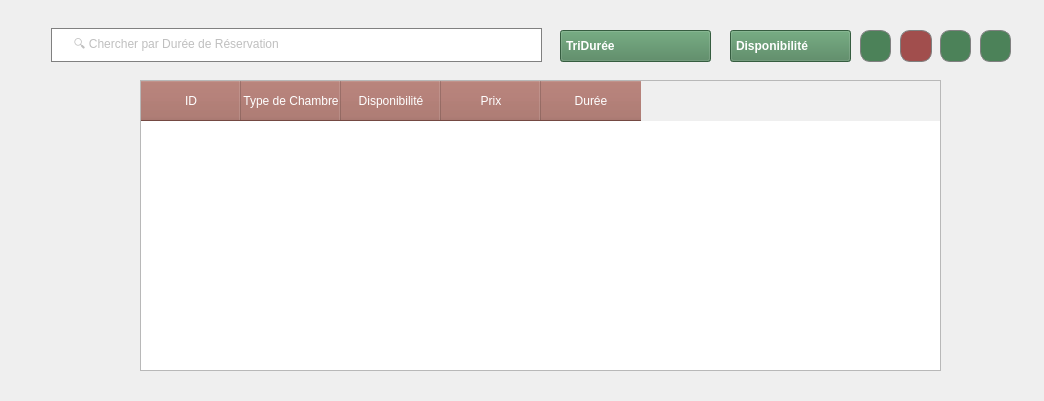
         <widget class="QWidget" name="scrollAreaWidgetContents_9">
          <property name="geometry">
           <rect>
            <x>0</x>
            <y>0</y>
            <width>1044</width>
            <height>401</height>
           </rect>
          </property>
          <property name="sizePolicy">
           <sizepolicy hsizetype="Expanding" vsizetype="Expanding">
            <horstretch>0</horstretch>
            <verstretch>0</verstretch>
           </sizepolicy>
          </property>
          <widget class="QTableWidget" name="tableWidget_7">
           <property name="geometry">
            <rect>
             <x>140</x>
             <y>80</y>
             <width>801</width>
             <height>291</height>
            </rect>
           </property>
           <property name="styleSheet">
            <string notr="true">QHeaderView::section
{
background-color:rgb(163,102,92);
width:120px;

height:40px;
color:white;
}

QTableWidget::item
{
padding:5px;
}

</string>
           </property>
           <attribute name="horizontalHeaderVisible">
            <bool>true</bool>
           </attribute>
           <attribute name="verticalHeaderVisible">
            <bool>false</bool>
           </attribute>
           <column>
            <property name="text">
             <string>ID</string>
            </property>
           </column>
           <column>
            <property name="text">
             <string>Type de Chambre</string>
            </property>
           </column>
           <column>
            <property name="text">
             <string>Disponibilité</string>
            </property>
           </column>
           <column>
            <property name="text">
             <string>Prix</string>
            </property>
           </column>
           <column>
            <property name="text">
             <string>Durée</string>
            </property>
           </column>
          </widget>
          <widget class="QComboBox" name="comboBox_25">
           <property name="geometry">
            <rect>
             <x>560</x>
             <y>30</y>
             <width>161</width>
             <height>32</height>
            </rect>
           </property>
           <property name="styleSheet">
            <string notr="true">QComboBox
{
color:white;
margin-right:10px;
appearance:none;
padding-left:5px;
padding-right:5px;
font-weight:600;
background:rgb(76,130,89);
height:35px;
}
QComboBox::drop-down {
	border:none;
}
QComboBox::down-arrow {
	image:url(:/Purestay/images/icones/arrow.png);
	padding-right:20px;
	width:10px;
	color:white;
}

QComboBox::QListView {
background-color:rgb(129,153,101);
}

QComboBox::QListViewItem {
background-color:rgb(129,153,101);
}





</string>
           </property>
           <item>
            <property name="text">
             <string>TriDurée</string>
            </property>
           </item>
           <item>
            <property name="text">
             <string>DureeReser_croissant</string>
            </property>
           </item>
           <item>
            <property name="text">
             <string/>
            </property>
           </item>
          </widget>
          <widget class="QLineEdit" name="lineEdit_6">
           <property name="geometry">
            <rect>
             <x>41</x>
             <y>28</y>
             <width>511</width>
             <height>34</height>
            </rect>
           </property>
           <property name="accessibleName">
            <string/>
           </property>
           <property name="styleSheet">
            <string notr="true">background-color:white;
border:solid;
border-color:gray;
color:gray;
padding-left:20px;
margin-left:10px;
margin-right:10px;
border-width:1px;
</string>
           </property>
           <property name="text">
            <string/>
           </property>
           <property name="placeholderText">
            <string>🔍 Chercher par Durée de Réservation</string>
           </property>
          </widget>
          <widget class="QWidget" name="widget_7" native="true">
           <property name="geometry">
            <rect>
             <x>11</x>
             <y>11</y>
             <width>415</width>
             <height>16</height>
            </rect>
           </property>
          </widget>
          <widget class="QPushButton" name="pushButton_10">
           <property name="geometry">
            <rect>
             <x>900</x>
             <y>30</y>
             <width>32</width>
             <height>32</height>
            </rect>
           </property>
           <property name="toolTip">
            <string>Supprimer une commande</string>
           </property>
           <property name="styleSheet">
            <string notr="true">QPushButton
{
border-color:gray;
border-width:1px;
border-style:solid;
border-radius:10px;
width:20px;
color:white;
background: rgb(161,78,77);

}
</string>
           </property>
           <property name="text">
            <string/>
           </property>
           <property name="icon">
            <iconset resource="purestaybackground.qrc">
             <normaloff>:/Purestay/images/icones/supprimer.png</normaloff>:/Purestay/images/icones/supprimer.png</iconset>
           </property>
          </widget>
          <widget class="QPushButton" name="pushButton_12">
           <property name="geometry">
            <rect>
             <x>940</x>
             <y>30</y>
             <width>31</width>
             <height>32</height>
            </rect>
           </property>
           <property name="toolTip">
            <string>Modifier</string>
           </property>
           <property name="styleSheet">
            <string notr="true">QPushButton
{
border-color:gray;
border-width:1px;
border-style:solid;
border-radius:10px;
width:20px;
color:white;
background:rgb(76,130,89);

}
</string>
           </property>
           <property name="text">
            <string/>
           </property>
           <property name="icon">
            <iconset resource="purestaybackground.qrc">
             <normaloff>:/Purestay/images/icones/pdf.png</normaloff>:/Purestay/images/icones/pdf.png</iconset>
           </property>
          </widget>
          <widget class="QComboBox" name="comboBox_28">
           <property name="geometry">
            <rect>
             <x>730</x>
             <y>30</y>
             <width>131</width>
             <height>32</height>
            </rect>
           </property>
           <property name="styleSheet">
            <string notr="true">QComboBox
{
color:white;
margin-right:10px;
appearance:none;
padding-left:5px;
padding-right:5px;
font-weight:600;
background:rgb(76,130,89);
height:35px;
}
QComboBox::drop-down {
	border:none;
}
QComboBox::down-arrow {
	image:url(:/Purestay/images/icones/arrow.png);
	padding-right:20px;
	width:10px;
	color:white;
}

QComboBox::QListView {
background-color:rgb(129,153,101);
}

QComboBox::QListViewItem {
background-color:rgb(129,153,101);
}





</string>
           </property>
           <item>
            <property name="text">
             <string>Disponibilité</string>
            </property>
           </item>
           <item>
            <property name="text">
             <string>Disponible</string>
            </property>
           </item>
           <item>
            <property name="text">
             <string>Non Disponible</string>
            </property>
           </item>
          </widget>
          <widget class="QPushButton" name="pushButton_9">
           <property name="geometry">
            <rect>
             <x>860</x>
             <y>30</y>
             <width>31</width>
             <height>32</height>
            </rect>
           </property>
           <property name="toolTip">
            <string>Ajouter Une Commande</string>
           </property>
           <property name="styleSheet">
            <string notr="true">QPushButton
{
border-color:gray;
border-width:1px;
border-style:solid;
border-radius:10px;
width:20px;
color:white;
background:rgb(76,130,89);

}
</string>
           </property>
           <property name="text">
            <string/>
           </property>
           <property name="icon">
            <iconset resource="purestaybackground.qrc">
             <normaloff>:/Purestay/images/icones/historique.png</normaloff>:/Purestay/images/icones/historique.png</iconset>
           </property>
          </widget>
          <widget class="QPushButton" name="SMSChambre">
           <property name="geometry">
            <rect>
             <x>980</x>
             <y>30</y>
             <width>31</width>
             <height>32</height>
            </rect>
           </property>
           <property name="cursor">
            <cursorShape>PointingHandCursor</cursorShape>
           </property>
           <property name="toolTip">
            <string>SMS</string>
           </property>
           <property name="styleSheet">
            <string notr="true">QPushButton
{
border-color:gray;
border-width:1px;
border-style:solid;
border-radius:10px;
width:20px;
color:white;
background:rgb(76,130,89);

}
</string>
           </property>
           <property name="text">
            <string/>
           </property>
           <property name="icon">
            <iconset resource="purestaybackground.qrc">
             <normaloff>:/Purestay/images/icones/Boutonenvoyersms.png</normaloff>:/Purestay/images/icones/Boutonenvoyersms.png</iconset>
           </property>
          </widget>
         </widget>
